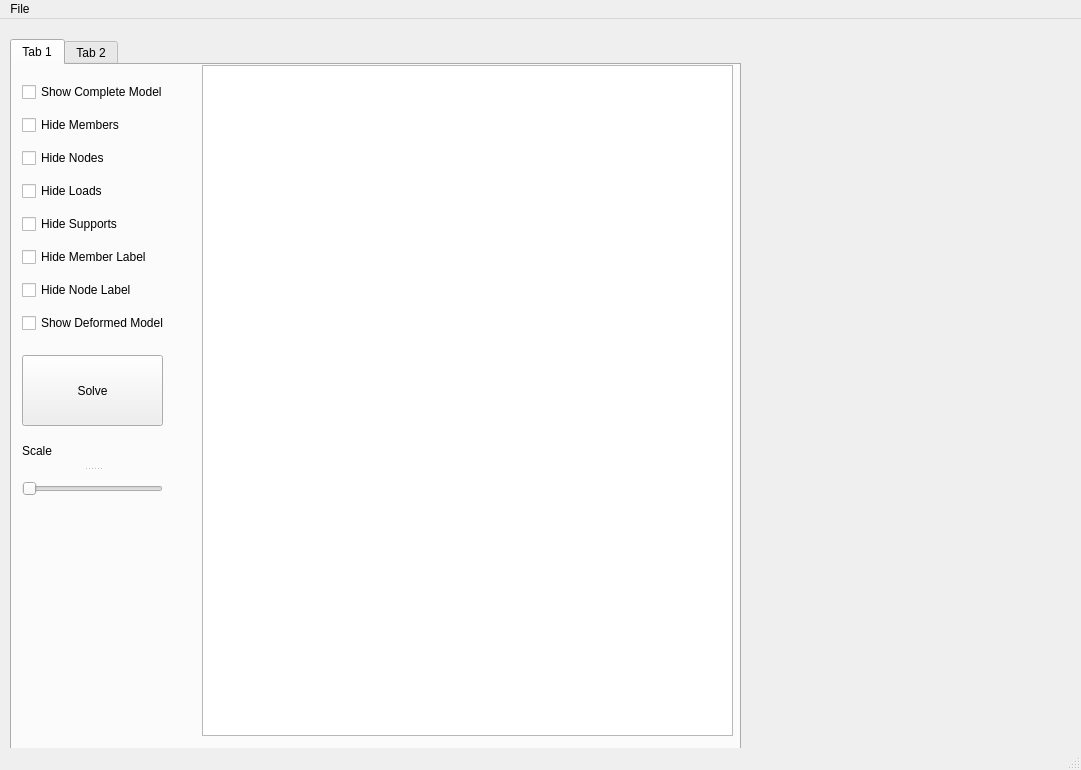
<?xml version="1.0" encoding="UTF-8"?>
<ui version="4.0">
 <class>MainWindow</class>
 <widget class="QMainWindow" name="MainWindow">
  <property name="geometry">
   <rect>
    <x>0</x>
    <y>0</y>
    <width>1081</width>
    <height>770</height>
   </rect>
  </property>
  <property name="windowTitle">
   <string>MainWindow</string>
  </property>
  <widget class="QWidget" name="centralwidget">
   <widget class="QTabWidget" name="Tabs">
    <property name="geometry">
     <rect>
      <x>10</x>
      <y>20</y>
      <width>731</width>
      <height>711</height>
     </rect>
    </property>
    <property name="currentIndex">
     <number>0</number>
    </property>
    <widget class="QWidget" name="tbTruss">
     <attribute name="title">
      <string>Tab 1</string>
     </attribute>
     <widget class="QPushButton" name="btnSolve">
      <property name="geometry">
       <rect>
        <x>10</x>
        <y>290</y>
        <width>141</width>
        <height>71</height>
       </rect>
      </property>
      <property name="text">
       <string>Solve</string>
      </property>
     </widget>
     <widget class="QWidget" name="layoutWidget">
      <property name="geometry">
       <rect>
        <x>10</x>
        <y>10</y>
        <width>171</width>
        <height>271</height>
       </rect>
      </property>
      <layout class="QVBoxLayout" name="verticalLayout">
       <item>
        <widget class="QCheckBox" name="chkCompleteModel">
         <property name="text">
          <string>Show Complete Model</string>
         </property>
        </widget>
       </item>
       <item>
        <widget class="QCheckBox" name="chkHideMembers">
         <property name="text">
          <string>Hide Members</string>
         </property>
        </widget>
       </item>
       <item>
        <widget class="QCheckBox" name="chkHideNodes">
         <property name="text">
          <string>Hide Nodes</string>
         </property>
        </widget>
       </item>
       <item>
        <widget class="QCheckBox" name="chkHideLoads">
         <property name="text">
          <string>Hide Loads</string>
         </property>
        </widget>
       </item>
       <item>
        <widget class="QCheckBox" name="chkHideSupports">
         <property name="text">
          <string>Hide Supports</string>
         </property>
        </widget>
       </item>
       <item>
        <widget class="QCheckBox" name="chkHideMemberLabel">
         <property name="text">
          <string>Hide Member Label</string>
         </property>
        </widget>
       </item>
       <item>
        <widget class="QCheckBox" name="chkHideNodeLabel">
         <property name="text">
          <string>Hide Node Label</string>
         </property>
        </widget>
       </item>
       <item>
        <widget class="QCheckBox" name="chkDeformedModel">
         <property name="text">
          <string>Show Deformed Model</string>
         </property>
        </widget>
       </item>
      </layout>
     </widget>
     <widget class="QSplitter" name="splitter">
      <property name="geometry">
       <rect>
        <x>10</x>
        <y>370</y>
        <width>141</width>
        <height>71</height>
       </rect>
      </property>
      <property name="orientation">
       <enum>Qt::Vertical</enum>
      </property>
      <widget class="QLabel" name="label">
       <property name="text">
        <string>Scale</string>
       </property>
      </widget>
      <widget class="QSlider" name="SliderScale">
       <property name="orientation">
        <enum>Qt::Horizontal</enum>
       </property>
      </widget>
     </widget>
     <widget class="QTableWidget" name="elementsTable">
      <property name="geometry">
       <rect>
        <x>190</x>
        <y>0</y>
        <width>531</width>
        <height>671</height>
       </rect>
      </property>
     </widget>
    </widget>
    <widget class="QWidget" name="tabFrame">
     <attribute name="title">
      <string>Tab 2</string>
     </attribute>
    </widget>
   </widget>
  </widget>
  <widget class="QMenuBar" name="menubar">
   <property name="geometry">
    <rect>
     <x>0</x>
     <y>0</y>
     <width>1081</width>
     <height>22</height>
    </rect>
   </property>
   <widget class="QMenu" name="menuFile">
    <property name="title">
     <string>File</string>
    </property>
    <addaction name="actionOpen"/>
    <addaction name="actionClose"/>
   </widget>
   <addaction name="menuFile"/>
  </widget>
  <widget class="QStatusBar" name="statusbar"/>
  <action name="actionOpen">
   <property name="text">
    <string>Open</string>
   </property>
  </action>
  <action name="actionClose">
   <property name="text">
    <string>Close</string>
   </property>
  </action>
 </widget>
 <resources/>
 <connections/>
</ui>
